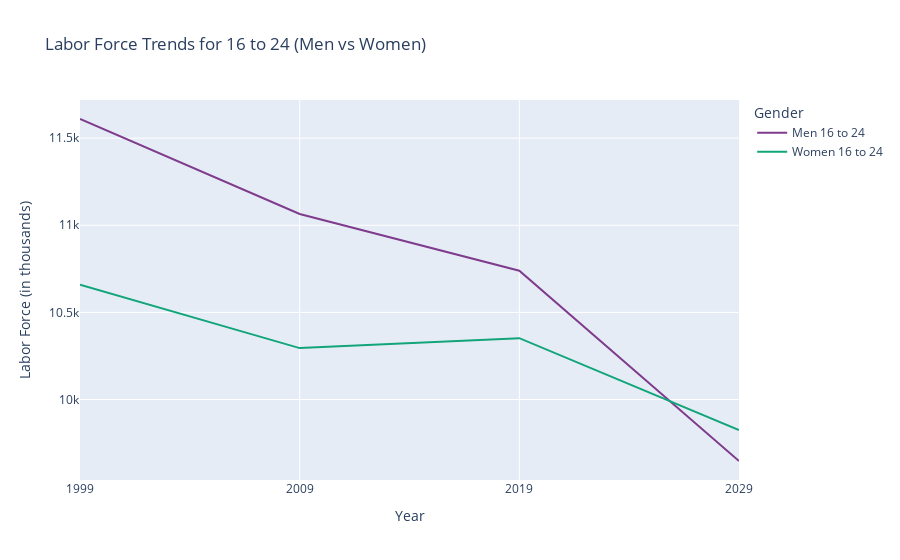
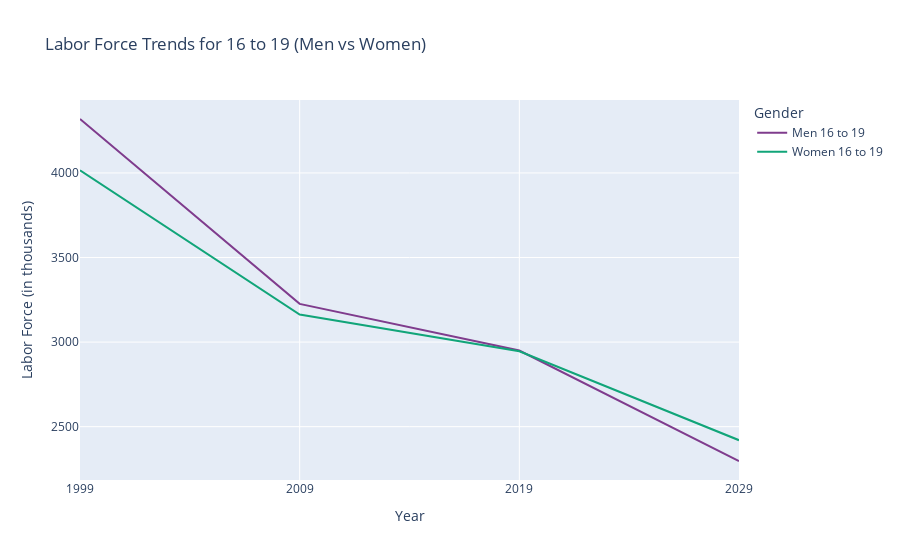
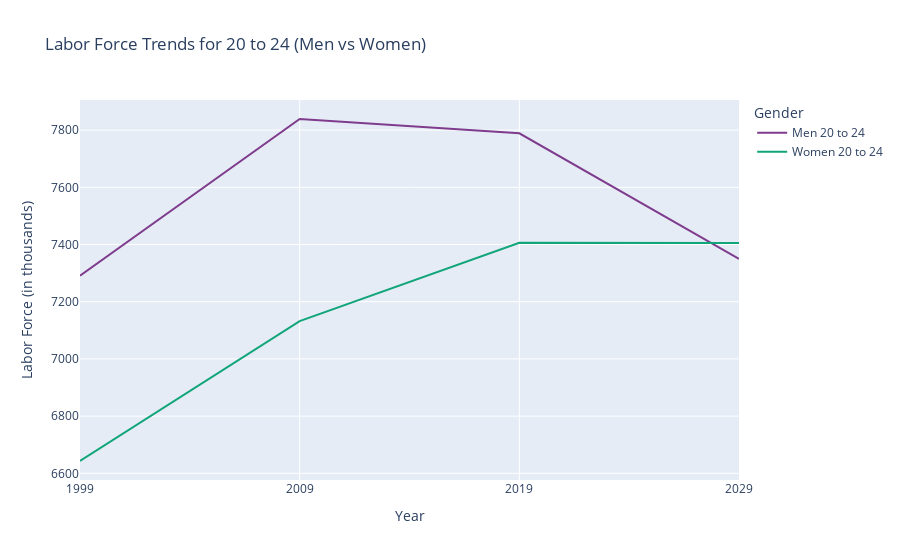
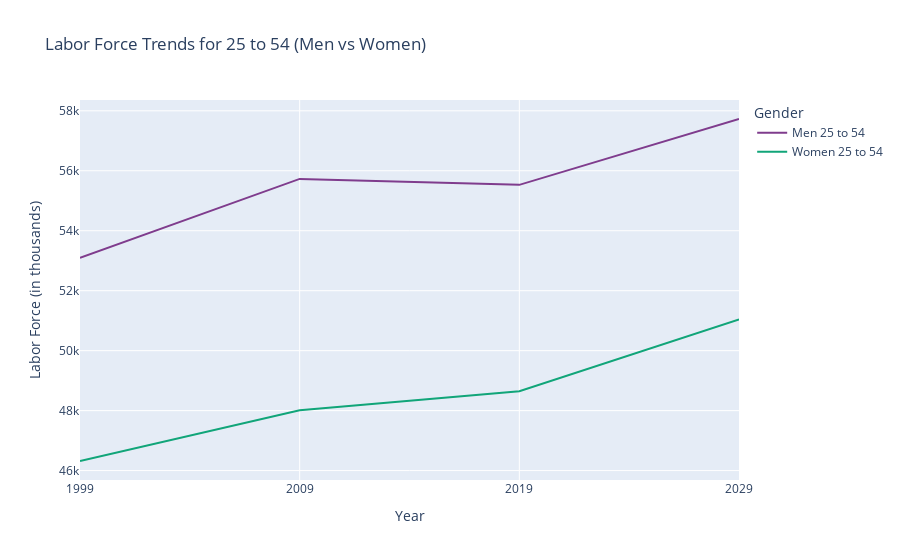

These figures' notebook cell, in order:
### Code cell
age_groups = [
    '16 to 24', '16 to 19', '20 to 24', 
    '25 to 54', '25 to 34', '35 to 44', 
    '45 to 54', '55 and older', 
    '55 to 64', '65 to 74', '75 and older'
]

# Loop through each age group and create a plot comparing men and women
for age_group in age_groups:
    # Filter data for men and women of the current age group
    men_group = f"Men {age_group}"
    women_group = f"Women {age_group}"
    df_age = df1[df1['group'].isin([men_group, women_group])]

    # Reshape the data for visualization
    df_age_melted = df_age.melt(
        id_vars='group', 
        value_vars=['1999', '2009', '2019', '2029'], 
        var_name='Year', 
        value_name='Labor Force'
    )

    # Plot the trends for the current age group
    fig = px.line(
        df_age_melted, 
        x='Year', 
        y='Labor Force', 
        color='group', 
        title=f'Labor Force Trends for {age_group} (Men vs Women)',
        labels={'Labor Force': 'Labor Force (in thousands)', 'Year': 'Year', 'group': 'Gender'},
        color_discrete_sequence=px.colors.qualitative.Bold  
    )

    # Show the figure
    fig.show()

### Figure 1 — Plotly figure (JSON) as saved in the notebook; plotly's stock layout.template omitted (floating-point values rounded to 4 significant figures)
{"data": [{"hovertemplate": "Gender=Men 16 to 24<br>Year=%{x}<br>Labor Force (in thousands)=%{y}<extra></extra>", "legendgroup": "Men 16 to 24", "line": {"color": "rgb(127, 60, 141)", "dash": "solid"}, "marker": {"symbol": "circle"}, "mode": "lines", "name": "Men 16 to 24", "orientation": "v", "showlegend": true, "type": "scatter", "x": ["1999", "2009", "2019", "2029"], "xaxis": "x", "y": [11610, 11065, 10739, 9647], "yaxis": "y"}, {"hovertemplate": "Gender=Women 16 to 24<br>Year=%{x}<br>Labor Force (in thousands)=%{y}<extra></extra>", "legendgroup": "Women 16 to 24", "line": {"color": "rgb(17, 165, 121)", "dash": "solid"}, "marker": {"symbol": "circle"}, "mode": "lines", "name": "Women 16 to 24", "orientation": "v", "showlegend": true, "type": "scatter", "x": ["1999", "2009", "2019", "2029"], "xaxis": "x", "y": [10659, 10295, 10352, 9825], "yaxis": "y"}], "layout": {"autosize": true, "legend": {"title": {"text": "Gender"}, "tracegroupgap": 0}, "title": {"text": "Labor Force Trends for 16 to 24 (Men vs Women)"}, "xaxis": {"anchor": "y", "autorange": true, "domain": [0, 1], "range": [0, 3], "title": {"text": "Year"}, "type": "category"}, "yaxis": {"anchor": "x", "autorange": true, "domain": [0, 1], "range": [9538.0, 11720.0], "title": {"text": "Labor Force (in thousands)"}, "type": "linear"}}}

### Figure 2 — Plotly figure (JSON) as saved in the notebook; plotly's stock layout.template omitted (floating-point values rounded to 4 significant figures)
{"data": [{"hovertemplate": "Gender=Men 16 to 19<br>Year=%{x}<br>Labor Force (in thousands)=%{y}<extra></extra>", "legendgroup": "Men 16 to 19", "line": {"color": "rgb(127, 60, 141)", "dash": "solid"}, "marker": {"symbol": "circle"}, "mode": "lines", "name": "Men 16 to 19", "orientation": "v", "showlegend": true, "type": "scatter", "x": ["1999", "2009", "2019", "2029"], "xaxis": "x", "y": [4319, 3226, 2950, 2297], "yaxis": "y"}, {"hovertemplate": "Gender=Women 16 to 19<br>Year=%{x}<br>Labor Force (in thousands)=%{y}<extra></extra>", "legendgroup": "Women 16 to 19", "line": {"color": "rgb(17, 165, 121)", "dash": "solid"}, "marker": {"symbol": "circle"}, "mode": "lines", "name": "Women 16 to 19", "orientation": "v", "showlegend": true, "type": "scatter", "x": ["1999", "2009", "2019", "2029"], "xaxis": "x", "y": [4016, 3163, 2946, 2420], "yaxis": "y"}], "layout": {"autosize": true, "legend": {"title": {"text": "Gender"}, "tracegroupgap": 0}, "title": {"text": "Labor Force Trends for 16 to 19 (Men vs Women)"}, "xaxis": {"anchor": "y", "autorange": true, "domain": [0, 1], "range": [0, 3], "title": {"text": "Year"}, "type": "category"}, "yaxis": {"anchor": "x", "autorange": true, "domain": [0, 1], "range": [2185.0, 4431.0], "title": {"text": "Labor Force (in thousands)"}, "type": "linear"}}}

### Figure 3 — Plotly figure (JSON) as saved in the notebook; plotly's stock layout.template omitted (floating-point values rounded to 4 significant figures)
{"data": [{"hovertemplate": "Gender=Men 20 to 24<br>Year=%{x}<br>Labor Force (in thousands)=%{y}<extra></extra>", "legendgroup": "Men 20 to 24", "line": {"color": "rgb(127, 60, 141)", "dash": "solid"}, "marker": {"symbol": "circle"}, "mode": "lines", "name": "Men 20 to 24", "orientation": "v", "showlegend": true, "type": "scatter", "x": ["1999", "2009", "2019", "2029"], "xaxis": "x", "y": [7291, 7839, 7789, 7350], "yaxis": "y"}, {"hovertemplate": "Gender=Women 20 to 24<br>Year=%{x}<br>Labor Force (in thousands)=%{y}<extra></extra>", "legendgroup": "Women 20 to 24", "line": {"color": "rgb(17, 165, 121)", "dash": "solid"}, "marker": {"symbol": "circle"}, "mode": "lines", "name": "Women 20 to 24", "orientation": "v", "showlegend": true, "type": "scatter", "x": ["1999", "2009", "2019", "2029"], "xaxis": "x", "y": [6643, 7132, 7406, 7405], "yaxis": "y"}], "layout": {"autosize": true, "legend": {"title": {"text": "Gender"}, "tracegroupgap": 0}, "title": {"text": "Labor Force Trends for 20 to 24 (Men vs Women)"}, "xaxis": {"anchor": "y", "autorange": true, "domain": [0, 1], "range": [0, 3], "title": {"text": "Year"}, "type": "category"}, "yaxis": {"anchor": "x", "autorange": true, "domain": [0, 1], "range": [6577.0, 7905.0], "title": {"text": "Labor Force (in thousands)"}, "type": "linear"}}}

### Figure 4 — Plotly figure (JSON) as saved in the notebook; plotly's stock layout.template omitted (floating-point values rounded to 4 significant figures)
{"data": [{"hovertemplate": "Gender=Men 25 to 54<br>Year=%{x}<br>Labor Force (in thousands)=%{y}<extra></extra>", "legendgroup": "Men 25 to 54", "line": {"color": "rgb(127, 60, 141)", "dash": "solid"}, "marker": {"symbol": "circle"}, "mode": "lines", "name": "Men 25 to 54", "orientation": "v", "showlegend": true, "type": "scatter", "x": ["1999", "2009", "2019", "2029"], "xaxis": "x", "y": [53094, 55729, 55531, 57727], "yaxis": "y"}, {"hovertemplate": "Gender=Women 25 to 54<br>Year=%{x}<br>Labor Force (in thousands)=%{y}<extra></extra>", "legendgroup": "Women 25 to 54", "line": {"color": "rgb(17, 165, 121)", "dash": "solid"}, "marker": {"symbol": "circle"}, "mode": "lines", "name": "Women 25 to 54", "orientation": "v", "showlegend": true, "type": "scatter", "x": ["1999", "2009", "2019", "2029"], "xaxis": "x", "y": [46320, 48011, 48648, 51044], "yaxis": "y"}], "layout": {"autosize": true, "legend": {"title": {"text": "Gender"}, "tracegroupgap": 0}, "title": {"text": "Labor Force Trends for 25 to 54 (Men vs Women)"}, "xaxis": {"anchor": "y", "autorange": true, "domain": [0, 1], "range": [0, 3], "title": {"text": "Year"}, "type": "category"}, "yaxis": {"anchor": "x", "autorange": true, "domain": [0, 1], "range": [45690.0, 58360.0], "title": {"text": "Labor Force (in thousands)"}, "type": "linear"}}}
